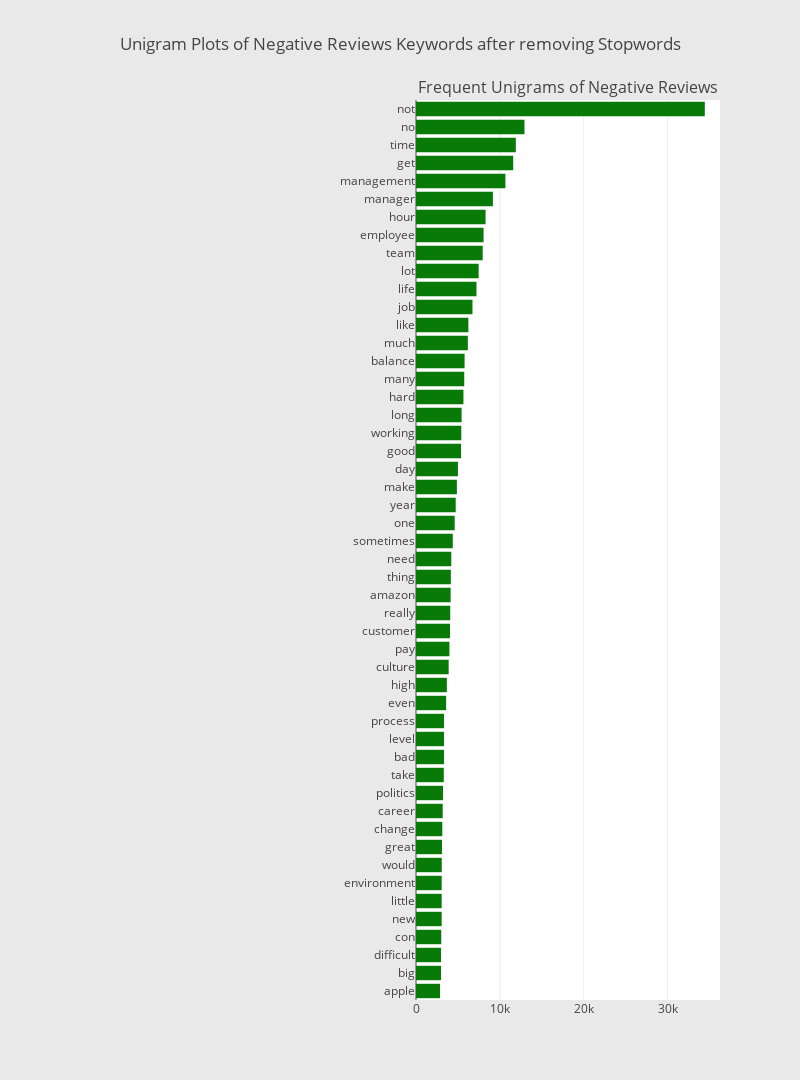

Notebook code cell kept with this figure:
### Code cell
# Plotting the unigram plot (Cons)
reviews_df = pd.DataFrame({'Reviews':cons_token})
unigram_dict = defaultdict(int)

for sentence in reviews_df["Reviews"]:
    if len(sentence) > 1:
        bigram = ngrams(sentence, 1)
        for gram in bigram:
            unigram_dict[" ".join([g for g in gram])] += 1


fd_sorted = pd.DataFrame(sorted(unigram_dict.items(), key=lambda x: x[1])[::-1])
fd_sorted.columns = ["word", "wordFreq"]
sym_2 = horizontal_bar_chart(fd_sorted.head(50), '#077A07')
                             
fig = tools.make_subplots(
        rows=1, 
        cols=2, 
        vertical_spacing=0.04,
        horizontal_spacing=0.05,
        subplot_titles=["","Frequent Unigrams of Negative Reviews"])
fig.append_trace(sym_2, 1, 2)
fig['layout'].update(
        height=1080, 
        width=800, 
        paper_bgcolor='rgb(233,233,233)', 
        title="Unigram Plots of Negative Reviews Keywords after removing Stopwords")
plotly.offline.iplot(fig) # jupyter notebook only

### Figure 1 — Plotly figure (JSON) as saved in the notebook; plotly's stock layout.template omitted (floating-point values rounded to 4 significant figures)
{"data": [{"marker": {"color": "#077A07"}, "orientation": "h", "showlegend": false, "type": "bar", "uid": "cf011b3d-a5d8-4241-bbdd-2bac7716f03e", "x": [2864, 2980, 2983, 3011, 3062, 3063, 3064, 3074, 3104, 3137, 3186, 3219, 3314, 3340, 3340, 3343, 3593, 3681, 3897, 3987, 4056, 4081, 4130, 4157, 4209, 4386, 4613, 4739, 4875, 5001, 5375, 5399, 5441, 5658, 5753, 5796, 6183, 6245, 6736, 7214, 7472, 7955, 8059, 8297, 9172, 10662, 11594, 11906, 12937, 34445], "xaxis": "x2", "y": ["apple", "big", "difficult", "con", "new", "little", "environment", "would", "great", "change", "career", "politics", "take", "bad", "level", "process", "even", "high", "culture", "pay", "customer", "really", "amazon", "thing", "need", "sometimes", "one", "year", "make", "day", "good", "working", "long", "hard", "many", "balance", "much", "like", "job", "life", "lot", "team", "employee", "hour", "manager", "management", "get", "time", "no", "not"], "yaxis": "y2"}], "layout": {"annotations": [{"font": {"size": 16}, "showarrow": false, "text": "Frequent Unigrams of Negative Reviews", "x": 0.7625, "xanchor": "center", "xref": "paper", "y": 1, "yanchor": "bottom", "yref": "paper"}], "height": 1080, "paper_bgcolor": "rgb(233,233,233)", "title": {"text": "Unigram Plots of Negative Reviews Keywords after removing Stopwords"}, "width": 800, "xaxis": {"anchor": "y", "domain": [0, 0.475]}, "xaxis2": {"anchor": "y2", "domain": [0.525, 1]}, "yaxis": {"anchor": "x", "domain": [0, 1]}, "yaxis2": {"anchor": "x2", "domain": [0, 1]}}}
